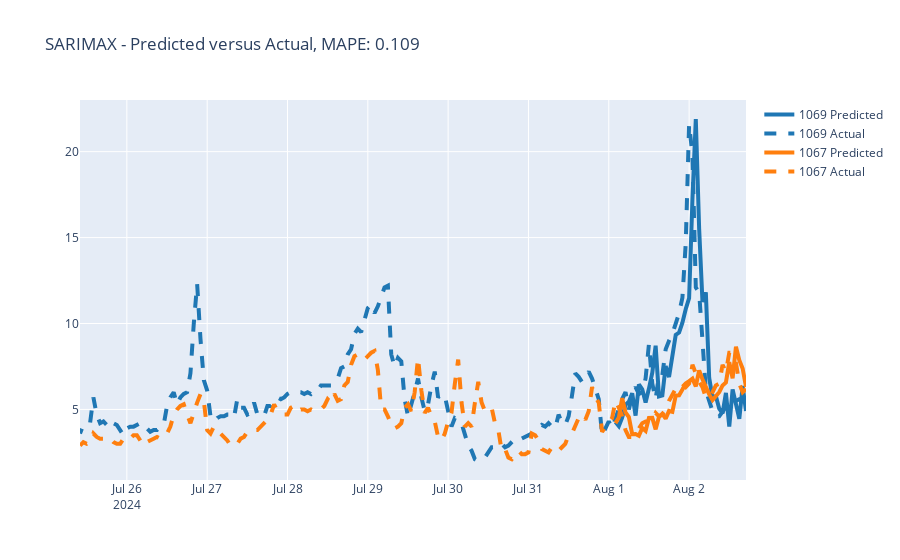

Notebook cell for this chart:
### Code cell
graph_forecast(concatted_df_sarimax, "SARIMAX", total_vars)
